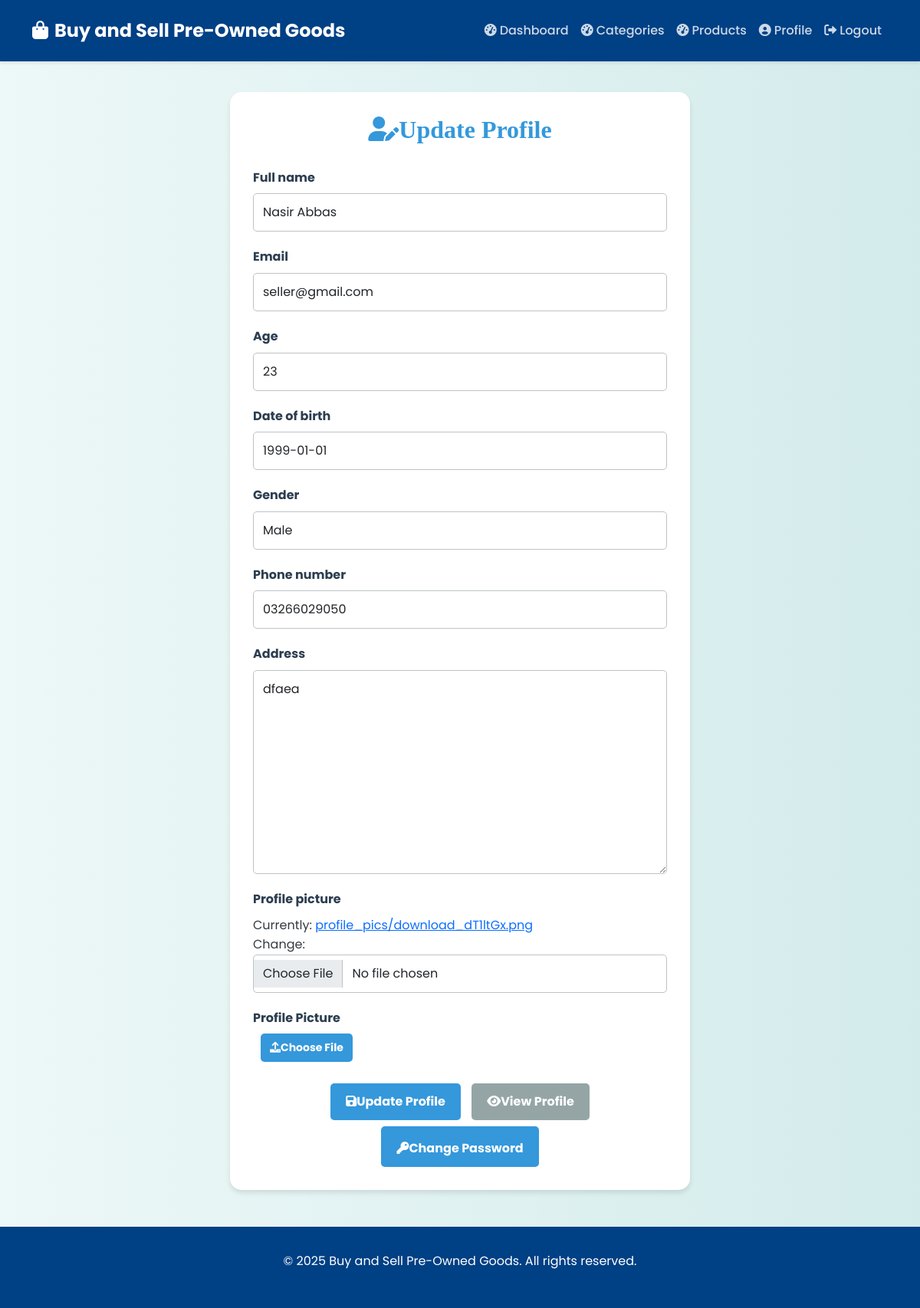
/update_profile/ (signed in), run on the app's committed database.
### myapp/models.py (models this page shows, shortened)
class Profile(models.Model):
    GENDER_CHOICES = [
        ('M', 'Male'),
        ('F', 'Female'),
    ]
    USER_TYPE_CHOICES = [
        ('buyer', 'Buyer'),
        ('seller', 'Seller'),
    ]
    user = models.OneToOneField(User, on_delete=models.CASCADE)
    full_name = models.CharField(max_length=100, default="")
    email = models.EmailField(default="")
    date_of_birth = models.DateField(default=None, blank=True, null=True)
    age = models.IntegerField(default=None, blank=True, null=True, validators=[validators.MinValueValidator(0)])
    phone_number = models.CharField(
        max_length=20,
        default="",
        blank=True,
        null=True,
        validators=[validators.RegexValidator(regex='^[0-9]*$', message='Enter a valid phone number.', code='invalid_number')]
    )
    address = models.TextField(default="", blank=True, null=True)
    profile_picture = models.ImageField(upload_to='profile_pics/', default='default.jpg')
    gender = models.CharField(max_length=1, choices=GENDER_CHOICES, blank=True, null=True)
    usertype = models.CharField(max_length=10, choices=USER_TYPE_CHOICES, default='buyer')

### myapp/views.py (the view)
# urls.py: path('update_profile/', views.update_profile, name='update_profile'),
@login_required
def update_profile(request):
    user = request.user
    try:
        profile = Profile.objects.get(user=user)
    except Profile.DoesNotExist:
        profile = Profile(user=user)
    if request.method == 'POST':
        form = ProfileForm(request.POST, request.FILES, instance=profile)
        if form.is_valid():
            form.save()
            return redirect('view_profile')
    else:
        form = ProfileForm(instance=profile)
    return render(request, 'update_profile.html', {'form': form})

### myapp/forms.py
class ProfileForm(forms.ModelForm):
    def __init__(self, *args, **kwargs):
        super().__init__(*args, **kwargs)
        for field in self.fields.values():
            field.widget.attrs.update({'class': 'form-control'})
    class Meta:
        model = Profile
        fields = ['full_name', 'email', 'age', 'date_of_birth', 'gender', 'phone_number', 'address', 'profile_picture']

### templates/update_profile.html (shortened to what this page needs)
{% extends "base.html" %}
{% block content %}
    <div class="profile-container">
        <div class="profile-header">
            <h2><i class="fas fa-user-edit mr-2"></i>Update Profile</h2>
        </div>
        <form method="post" enctype="multipart/form-data" class="profile-form">
            {% for field in form %}
                <div class="form-group">
                    <label for="{{ field.id_for_label }}">{{ field.label }}</label>
                    {{ field }}
                </div>
            {% endfor %}
            <div class="form-group">
                <label for="id_profile_picture">Profile Picture</label>
                <div class="file-input-wrapper">
                    <button class="btn btn-secondary"><i class="fas fa-upload mr-2"></i>Choose File</button>
                </div>
            </div>
            <div class="text-center">
                <button type="submit" class="btn"><i class="fas fa-save mr-2"></i>Update Profile</button>
                <a href="{% url 'view_profile' %}" class="btn btn-secondary"><i class="fas fa-eye mr-2"></i>View Profile</a>
            </div>
            <div class="text-center mt-2">
                <a href="{% url 'change_password' %}" class="btn btn-success"><i class="fas fa-key mt-2"></i>Change Password</a>
            </div>
        </form>
    </div>
{% endblock %}

### templates/base.html (style rules this page uses)
:root { --primary-color: #007bff; --secondary-color: #28a745; --background-color: #f8f9fa; --text-color: #343a40; --navbar-color: #004085; --card-shadow: 0 4px 6px rgba(0,0,0,0.1); --transition-speed: 0.3s; }
body { background: linear-gradient(90deg, rgba(233, 246, 246, 0.831), rgba(207, 233, 233, 0.9)); font-family: 'Poppins', sans-serif; color: var(--text-color); line-height: 1.6; }
h1, h2, h3, h4 { font-family: 'Georgia', serif; font-weight: 600; text-align: center; margin-bottom: 30px; }

### templates/update_profile.html (style rules this page uses)
.profile-container { max-width: 600px; margin: 40px auto; background-color: #ffffff; border-radius: 15px; padding: 30px; box-shadow: 0 4px 6px rgba(0, 0, 0, 0.1); }
.profile-header { text-align: center; margin-bottom: 30px; }
.profile-header h2 { color: #3498db; font-size: 2rem; margin-bottom: 10px; }
.profile-form { margin-top: 20px; }
.form-group { margin-bottom: 20px; }
.form-group label { display: block; margin-bottom: 8px; font-weight: bold; color: #2c3e50; }
.form-control { width: 100%; padding: 12px; box-sizing: border-box; border: 1px solid #bdc3c7; border-radius: 5px; font-size: 16px; transition: border-color 0.3s ease; }
.btn { display: inline-block; padding: 12px 20px; background-color: #3498db; color: #fff; text-decoration: none; border-radius: 5px; font-size: 16px; font-weight: bold; transition: background-color 0.3s ease; border: none; cursor: pointer; }
.btn-secondary { background-color: #95a5a6; margin-left: 10px; }
.file-input-wrapper { position: relative; overflow: hidden; display: inline-block; }
.file-input-wrapper .btn { display: inline-block; padding: 8px 12px; background-color: #3498db; color: #fff; border-radius: 5px; font-size: 14px; }

### data on the page
Profile: form "Nasir Abbas" "seller@gmail.com" "23" "1999-01-01" "Male" "03266029050" "dfaea"

### other printed values
{{ field.label }} "Full name" "Email" "Age" "Date of birth" "Gender" "Phone number" "Address" "Profile picture"
